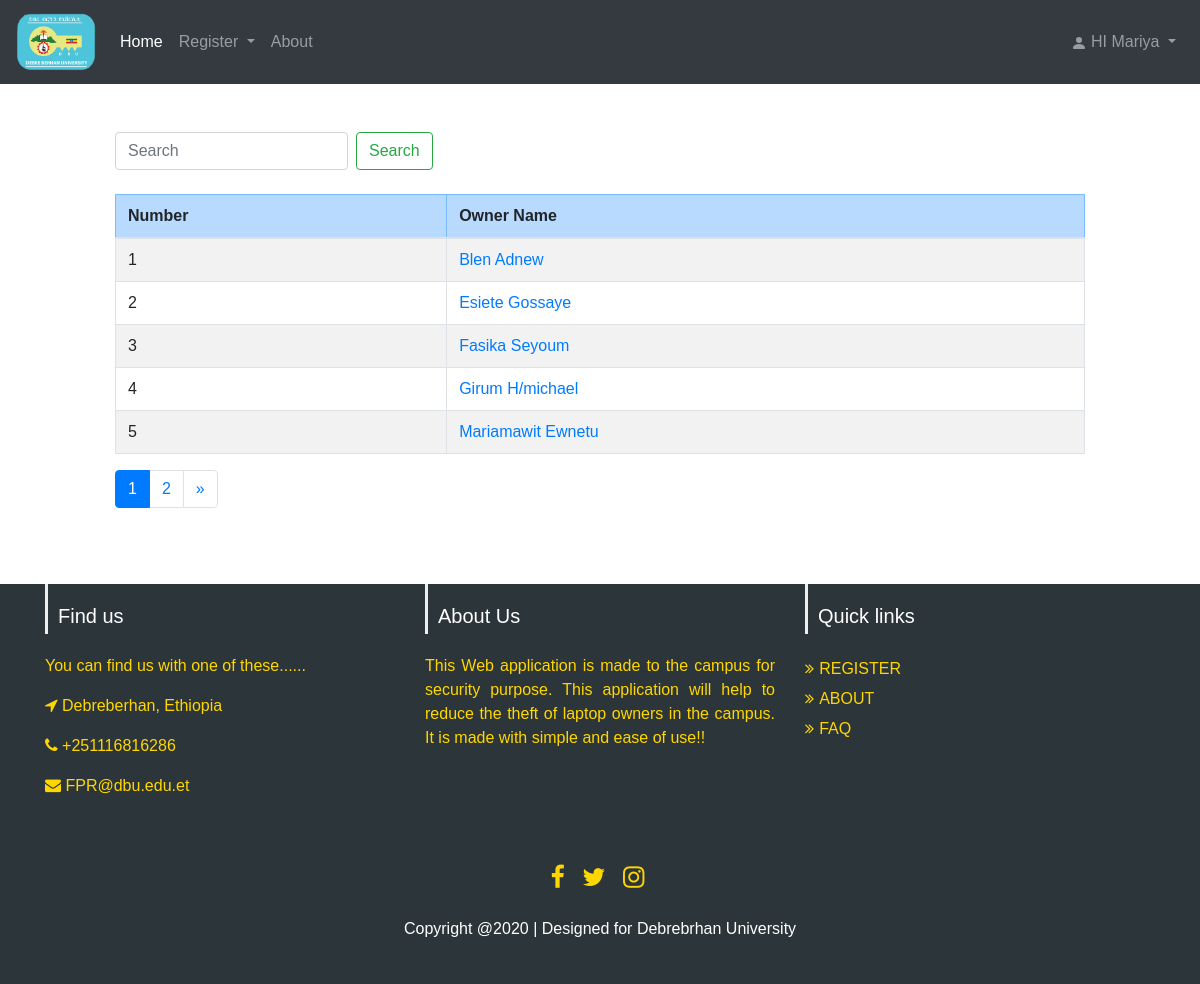
/qr/student-owners/ (signed in), run on the app's committed database.
### QR/models.py (models this page shows, shortened)
class Owner(models.Model):
    STUDENT = 'ST'
    TEACHER = 'TE'
    STAFF = 'SA'
    OWNER_TYPE_CHOICES = [
        (STUDENT, 'Student'),
        (TEACHER, 'Teacher'),
        (STAFF, 'Staff'),
    ]
    owner_type = models.CharField(
        max_length=2,
        choices=OWNER_TYPE_CHOICES,
        default=STUDENT,
    )
    owner_first_name = models.CharField(max_length=100)
    owner_last_name= models.CharField(max_length=100)
    department= models.CharField(max_length=100)
    phone_number = models.CharField(max_length=50)
    owner_id = models.CharField(max_length=50)
    image = models.ImageField(null=True, upload_to='owner_image',)

### QR/views.py (the view)
# urls.py: path('student-owners/', views.student_ownerlist, name='list_student_owners'),
def student_ownerlist(request):
    owners = Owner.objects.filter(owner_type=Owner.STUDENT).order_by('owner_first_name', 'owner_last_name')
    paginator = Paginator(owners, 5)
    page_number = request.GET.get('page')
    owners = paginator.get_page(page_number)
    return render(request, 'list_owners.html', {'owners': owners})

### QR/templates/list_owners.html (shortened to what this page needs)
{% extends 'base.html' %}
{% block content %}
<div >
    <form class="form-inline my-2 my-lg-0" action="{% url 'QR:search' %}" method="POST">
        <input name="owner_id" class="form-control mr-sm-2" type="search" placeholder="Search" aria-label="Search">
        <button class="btn btn-outline-success my-2 my-sm-0" type="submit">Search</button>
    </form>
</div><br>
<table class="table table-hover table-bordered table-striped ">
    <thead>
    <tr class="table-primary">
        <th>Number</th>
        <th>Owner Name</>
    </tr>
    </thead>
    <tbody>
    {% for Owner in owners %}
    <tr>
        <td>{{forloop.counter}}</td>
        <td><a href="{% url 'QR:detail' Owner.id %}">{{ Owner.owner_first_name }}  {{ Owner.owner_last_name }}</a></td>
    </tr>
    {% endfor %}
</tbody>
</table>
<ul class="pagination">
    {% for owner in owners.paginator.page_range %}
    {% if owners.number == owner %}
        <li class="page-item active">
            <a href="?page={{ owner }}" class="page-link">{{ owner }}</a>
        </li>
    {% else %}
    <li class="page-item">
        <a href="?page={{ owner }}" class="page-link">{{ owner }}</a>
    </li>
    {% endif %}
    {% endfor %}
    {% if owners.has_next %}
    <li class="page-item">
        <a href="?page={{ owners.next_page_number }}" class="page-link">&raquo</a>
    </li>
    {% endif %}
</ul>
{% endblock %}

### QR/templates/navbar.html (shortened to what this page needs)
{% load static %}
<nav class="navbar navbar-expand-lg navbar-dark bg-dark mb-5">
    <a class="navbar-brand" href="#"><img src="{% static 'logo/images/maria_logo.png' %}" width="80px"/></a>
    <div class="collapse navbar-collapse" id="navbarSupportedContent">
    <ul class="navbar-nav mr-auto">
        <li class="nav-item active">
        <a class="nav-link" href="{% url 'QR:home' %}">Home <span class="sr-only">(current)</span></a>
        </li>
        <li class="nav-item dropdown">
            <a class="nav-link dropdown-toggle" href="#" id="navbarDropdown" role="button" data-toggle="dropdown" aria-haspopup="true" aria-expanded="false">Register
            </a>
        </li>
        <li class="nav-item">
            <a class="nav-link" href="{% url 'QR:about' %}">About</a>
        </li>
    </ul>
    <ul class="navbar-nav">
        {% if request.user.is_authenticated %}
        <li class="nav-item dropdown">
            <a class="nav-link dropdown-toggle" href="#" id="navbarDropdown" role="button" data-toggle="dropdown" aria-haspopup="true" aria-expanded="false">
                <svg class="bi bi-person-fill" width="1em" height="1em" viewBox="0 0 16 16" fill="currentColor" xmlns="http://www.w3.org/2000/svg">
                    <path fill-rule="evenodd" d="M3 14s-1 0-1-1 1-4 6-4 6 3 6 4-1 1-1 1H3zm5-6a3 3 0 100-6 3 3 0 000 6z" clip-rule="evenodd"/>
                </svg>
                <span>HI {{ request.user|capfirst }}</span>
            </a>
        </li>
        {% else %}
        <li class="nav-item">
            <a href="{% url 'QR:user_login' %}" class="nav-link">Login</a>
        </li>
        {% endif %}
    </ul>
    </div>
</nav>

### QR/static/style.css (style rules this page uses)
html { position: relative; min-height: 100%; }

### data on the page
Owner: owner_first_name "Blen", owner_last_name "Adnew"
Owner: owner_first_name "Esiete", owner_last_name "Gossaye"
Owner: owner_first_name "Fasika", owner_last_name "Seyoum"
Owner: owner_first_name "Girum", owner_last_name "H/michael"
Owner: owner_first_name "Mariamawit", owner_last_name "Ewnetu"

### other printed values
{{ request.user|capfirst }} "Mariya"
{{ owner }} "1"
{{ owner }} "2"
